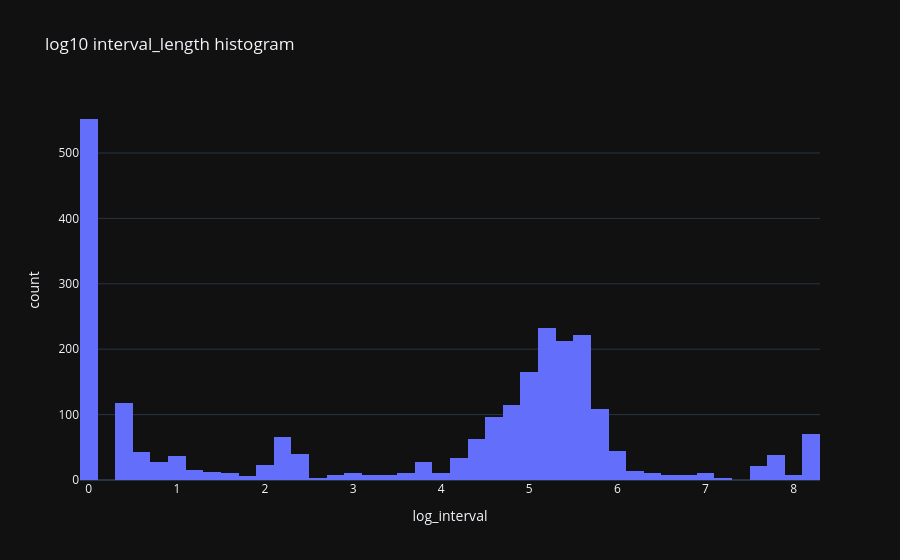

Here is the notebook cell this chart was saved with:
### Markdown cell above
## 2. 📊 log interval_length

### Code cell
tmp = d[['interval_length_num']].dropna().copy()
tmp['log_interval'] = np.log10(tmp['interval_length_num'])
fig = px.histogram(tmp, x='log_interval', nbins=60, title='log10 interval_length histogram')
fig.show()

### Figure 1 — Plotly figure (JSON) as saved in the notebook; plotly's stock layout.template omitted (floating-point values rounded to 4 significant figures; data arrays with more than 128 entries replaced by an {"elided": "..."} marker saying what was removed)
{"data": [{"bingroup": "x", "hovertemplate": "log_interval=%{x}<br>count=%{y}<extra></extra>", "legendgroup": "", "marker": {"color": "#636efa", "pattern": {"shape": ""}}, "name": "", "nbinsx": 60, "orientation": "v", "showlegend": false, "x": {"elided": "2517 float values"}, "xaxis": "x", "yaxis": "y", "type": "histogram"}], "layout": {"xaxis": {"anchor": "y", "domain": [0.0, 1.0], "title": {"text": "log_interval"}}, "yaxis": {"anchor": "x", "domain": [0.0, 1.0], "title": {"text": "count"}}, "legend": {"tracegroupgap": 0}, "title": {"text": "log10 interval_length histogram"}, "barmode": "relative"}}
